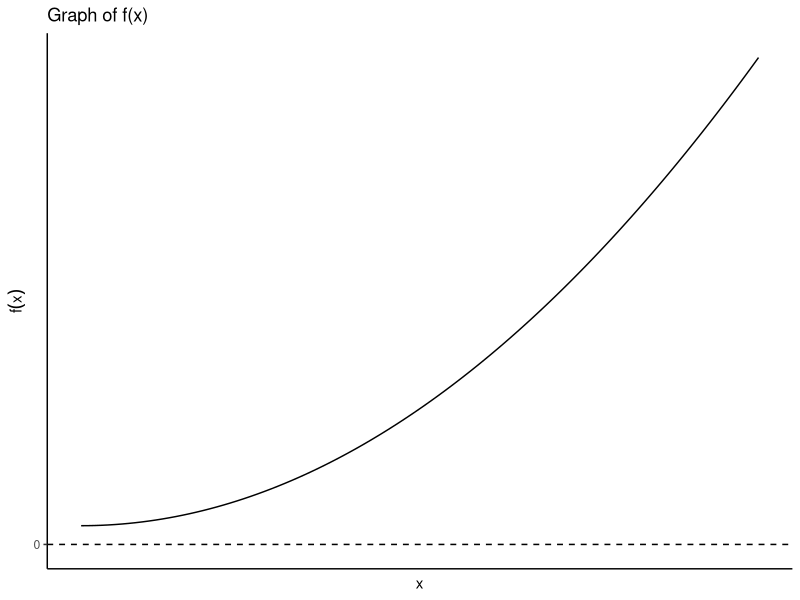
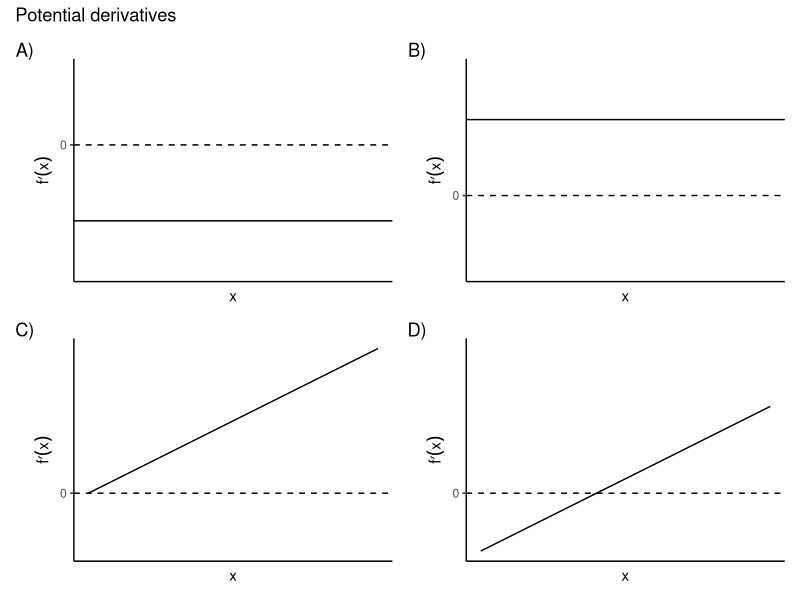
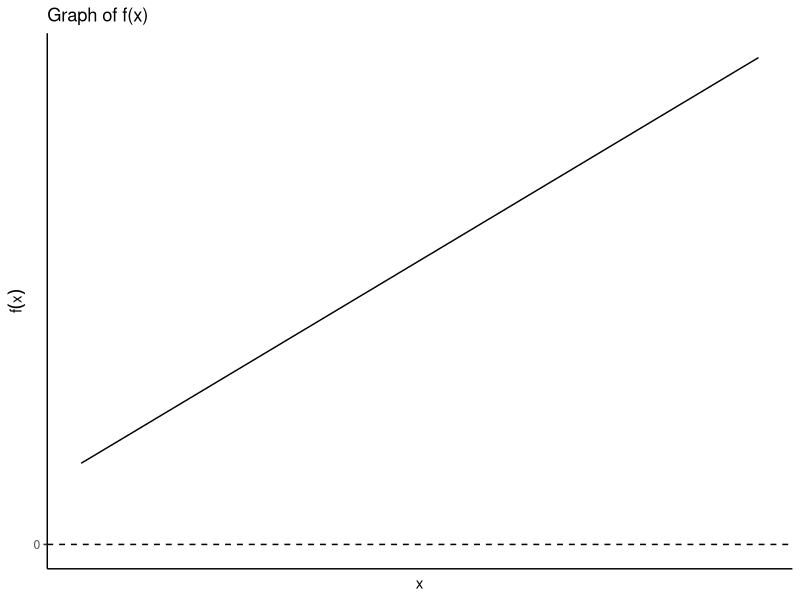

These charts were generated, in order, by the following R code:
## ---- chunk 1

## ---- chunk 2
library(tidyverse)

p <- ggplot(data = tibble(x = 0), mapping = aes(x = x)) +
  geom_hline(yintercept = 0, linetype = 2) +
  xlim(0, 5) +
  scale_y_continuous(breaks = 0, labels = "0") +
  labs(x = "x",
       y = expression(f(x))) +
  theme_classic() +
  theme(axis.text.x = element_blank(),
        axis.ticks.x = element_blank())

p +
  stat_function(fun = function(x) x^2 + 1) +
  ggtitle("Graph of f(x)")
## ---- chunk 3
a <- p +
  geom_hline(yintercept = -3) +
  labs(y = expression({f * minute}(x)),
       tag = "A)") +
  scale_y_continuous(limits = c(-5, 3), breaks = 0, labels = "0")
b <- p +
  geom_hline(yintercept = 3) +
  labs(y = expression({f * minute}(x)),
       tag = "B)") +
  scale_y_continuous(limits = c(-3, 5), breaks = 0, labels = "0")
c <- p +
  stat_function(fun = function(x) x) +
  labs(y = expression({f * minute}(x)),
       tag = "C)") +
  scale_y_continuous(limits = c(-2, 5), breaks = 0, labels = "0")
d <- p +
  stat_function(fun = function(x) x - 2) +
  labs(y = expression({f * minute}(x)),
       tag = "D)") +
  scale_y_continuous(limits = c(-2, 5), breaks = 0, labels = "0")

library(patchwork)

a +
  b +
  c +
  d +
  plot_layout(ncol = 2, nrow = 2) +
  plot_annotation(title = "Potential derivatives")
## ---- chunk 4
p +
  stat_function(fun = function(x) x + 1) +
  ggtitle("Graph of f(x)")
